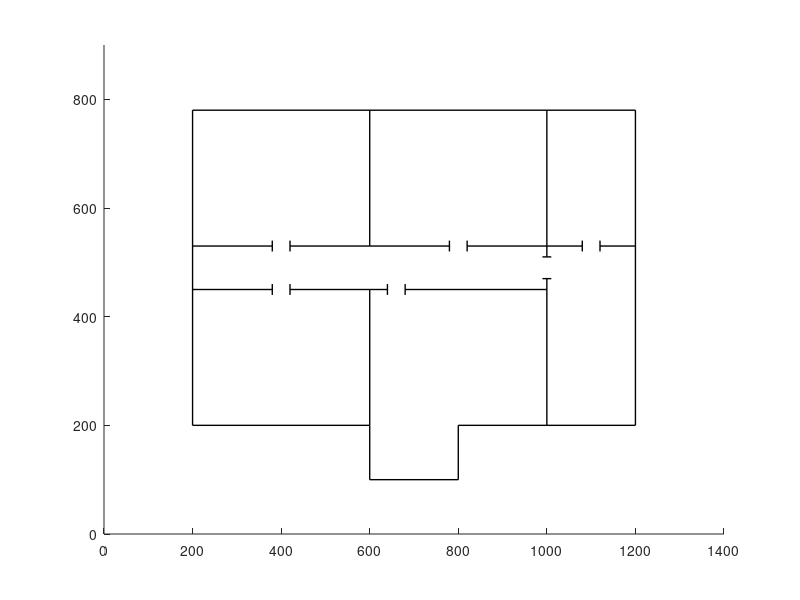

The MATLAB script that drew this image:
function [ map ] = buildLabMap(  )
%UNTITLED Summary of this function goes here
%   Detailed explanation goes here

%Line extreme points stored as:
%[xa1 ya1 xa2 ya2;
% xb1 yb1 xb2 yb2]; and so on

boundary = [   0    0    0  580;
               0  580 1000  580;
            1000  580 1000    0;
            1000    0  600    0;
             600    0  600 -100;
             600 -100  400 -100;
             400 -100  400    0;
             400    0    0    0;];
         
walls =    [   0  250  180  250;
             220  250  400  250;
             400  250  400    0;
             400  250  440  250;
             480  250  800  250;
             800  250  800    0;
             800  250  800  270;
             800  310  800  330;
             800  330  800  580;
             800  330  620  330;
             580  330  400  330;
             400  330  400  580;
             400  330  220  330;
             180  330    0  330;
             800  330  880  330;
             920  330 1000  330;];
         
doors =    [ 180  240  180  260;
             220  240  220  260;
             180  320  180  340;
             220  320  220  340;
             440  240  440  260;
             480  240  480  260;
             620  320  620  340;
             580  320  580  340;
             790  270  810  270;
             790  310  810  310;
             880  340  880  320;
             920  340  920  320;];
         
map = [boundary; walls; doors];
map = map + 200;

axis ([0 1400 0 900]);
N = size(map,1);
n = 1;
while (n < N+1)
   x1 = map(n,1);
   x2 = map(n,3);
   x_line = [x1 x2];
   
   y1 = map(n,2);
   y2 = map(n,4);
   y_line = [y1 y2];
   
   L = line(x_line,y_line);
   set(L,'lineWidth',1,'Color','black');
   hold on;
   
   n = n+1;
end     

end

